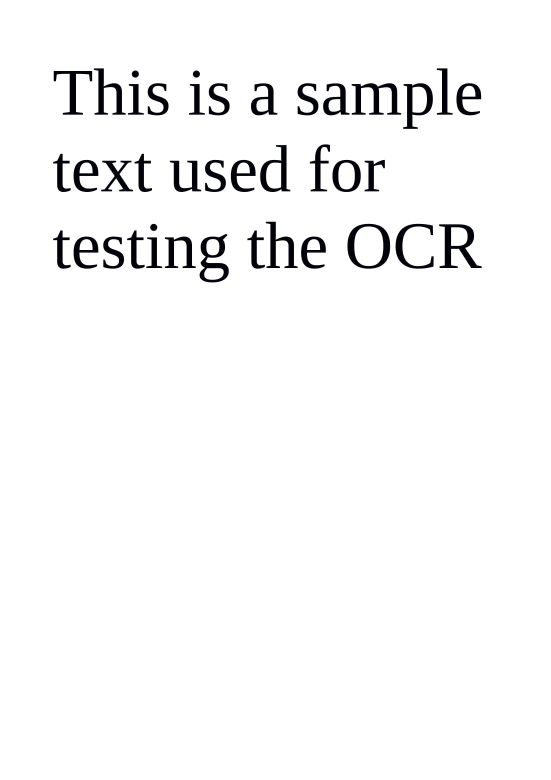
#> input picture paraSample.jpg, 1653 x 2339 px (shown at 1/3 size)
$ python cannyDet.py   (older library calls are emulated)
#> lines starting #> are read from the running program, lines starting #| are printed output that depends on the picture; after the words box and inside, x2 and y2 are one past the last pixel; in counts of white or black regions, pixels touching at a corner belong together
# import the necessary packages
import numpy as np
import cv2
from PIL import Image
import scipy.misc

def auto_canny(image, sigma=0.33):
	# compute the median of the single channel pixel intensities
	v = np.median(image)

	# apply automatic Canny edge detection using the computed median
	lower = int(max(0, (1.0 - sigma) * v))
	upper = int(min(255, (1.0 + sigma) * v))
	edged = cv2.Canny(image, lower, upper)

	# return the edged image
	return edged


# load the image, convert it to grayscale, and blur it slightly
image = cv2.imread("paraSample.jpg")
#> image is the input picture: shape (2339, 1653, 3); mean B, G, R 247.2, 247, 247
gray = cv2.cvtColor(image, cv2.COLOR_BGR2GRAY)
blurred = cv2.GaussianBlur(gray, (3, 3), 0)

# apply Canny edge detection using a wide threshold, tight
# threshold, and automatically determined threshold
auto = auto_canny(blurred)
#> in auto_canny, `v = np.median(image)`: v = 255
#> in auto_canny, `lower = int(max(0, (1.0 - sigma) * v))`: lower = 170
#> in auto_canny, `upper = int(min(255, (1.0 + sigma) * v))`: upper = 255
#> in auto_canny, `edged = cv2.Canny(image, lower, upper)`:
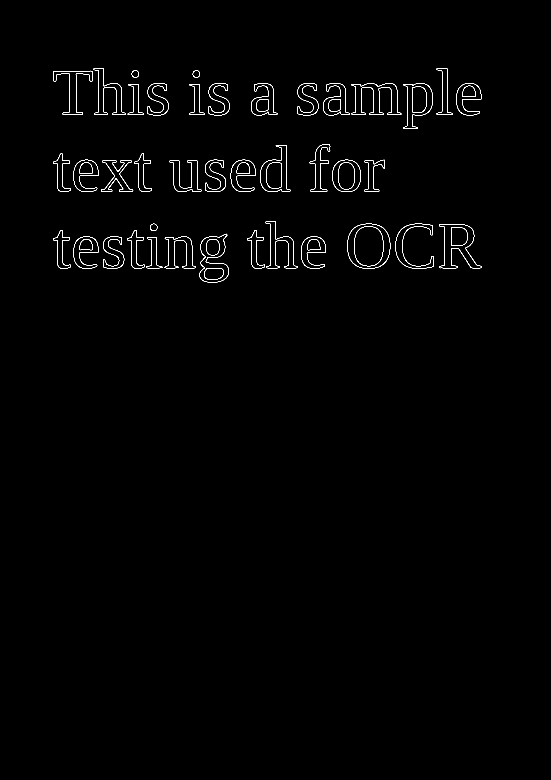
#> edged: shape (2339, 1653) (shown at 1/3 size); 0.54% white in thin lines or dots, all inside (x1, y1, x2, y2) = (159, 205, 1445, 848)

# show the images
'''cv2.imshow("Original", image)
cv2.imshow("Canny", auto)
cv2.waitKey(0)'''


#perform dilation on the image (to join all white spaces and form regions of text)
kernel = np.ones((8,8), np.uint8)  #can change value of 10 later

# The first parameter is the original image,
# kernel is the matrix with which image is
# convolved and third parameter is the number
# of iterations, which will determine how much
# you want to erode/dilate a given image.
img_dilation = cv2.dilate(auto, kernel, iterations=1)
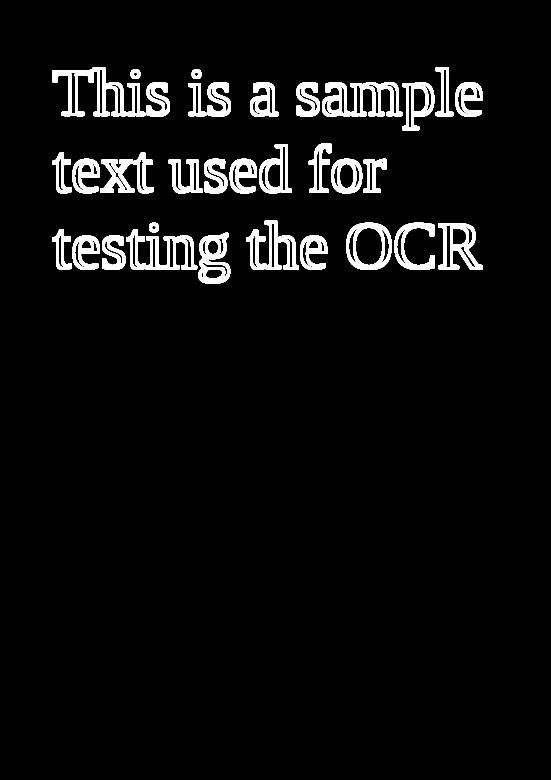
#> img_dilation: shape (2339, 1653) (shown at 1/3 size); 4.5% white; 34 white regions, largest, box (x1, y1, x2, y2) and area: (158, 202, 436, 349) 13128, (966, 246, 1208, 350) 12288, (378, 688, 592, 810) 10018

#cv2.imshow('Input', auto)
'''cv2.imshow('Dilation', img_dilation)

cv2.waitKey(0)'''


#detect region of text and crop it
# crop the middle portion of text by first detecting the leftmost, rightmost, topmost and bottom most while points
# and removing the area to its left /right / bottom / topmost

img2= img_dilation
print('dimensions of the image is : ',img2.shape)
#| dimensions of the image is :  (2339, 1653)

#the image is a numpy array
m , n = img2.shape
#> m = 2339; n = 1653
print(m)
#| 2339
print(n)
#| 1653

'''for i in range(0,m):
	for j in range(0,n):
		print(img2[i][j]),
	print('\n')'''

# 0 is for black, 255 is white
# save the top, left, right, bottom most white points

#topmost
flg=0

for i in range(0,m):
	for j in range(0,n):
		if img2[i][j]==255:
			top=i
			flg=1
			break
	if flg==1:
		break

print('topmost row with white = '+str(top))

#bottommost , start checking from bottom so that middle black lines not skipped
flg=0
for i in range(m-1,top,-1):
	for j in range(0,n):
		if img2[i][j]==255:
			bot=i
			flg=1
			break
	if flg==1:
		break;

print('bottommost row with white = '+str(bot))

#leftmost
flg=0
for j in range(0,n):
	for i in range(0,m):
		if img2[i][j]==255:
			lft=j
			flg=1
			break
	if flg==1:
		break
print('leftmost row with white = '+str(lft))

#rightmost
flg=0
for j in range(n-1,lft,-1):
	for i in range(0,m):
		if img2[i][j]==255:
			flg=1
			ryt=j;
			break
	if flg==1:
		break;

print('rightmost row with white = '+str(ryt))

#CROP the image
crop_img = image[top:bot, lft:ryt]
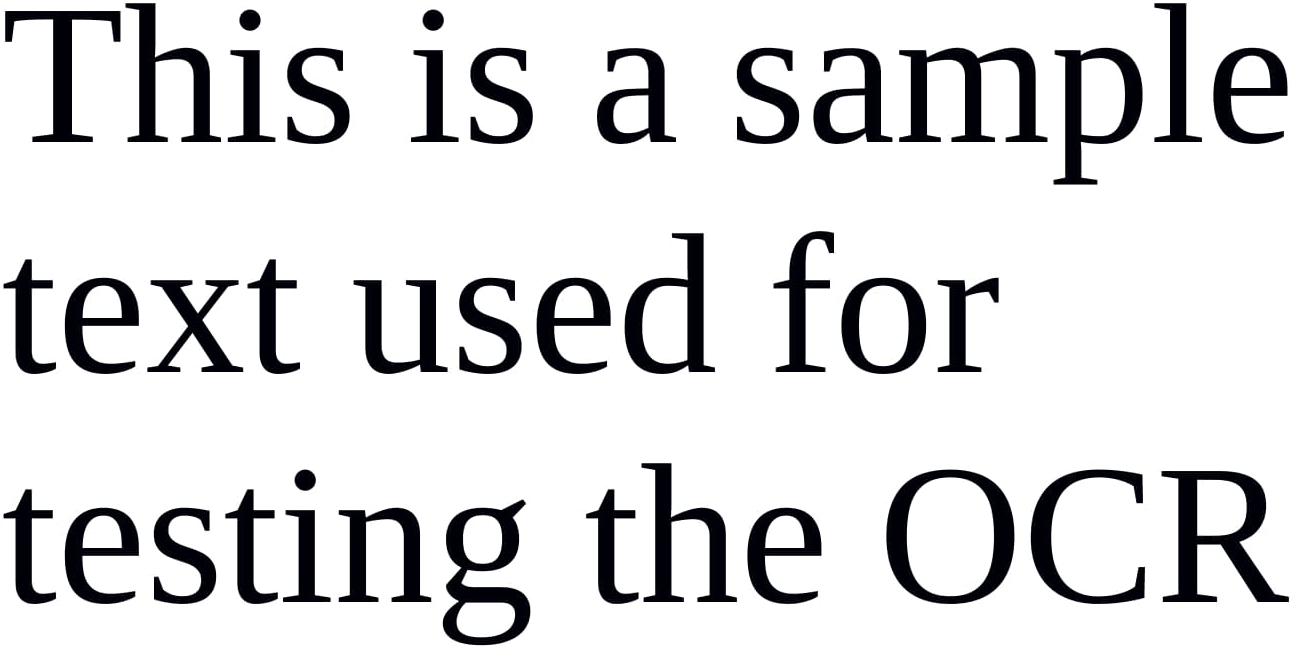
#> crop_img: shape (649, 1292, 3); mean B, G, R 219.2, 218.2, 218.2
'''cv2.imshow("cropped", crop_img)
cv2.waitKey(0)'''

scipy.misc.imsave('outfile.jpg', crop_img)

#increase contrast
def change_contrast(img, level):
#> called with level = 100
    factor = (259 * (level + 255)) / (255 * (259 - level))
#> factor = 2.27
    def contrast(c):
        return 128 + factor * (c - 128)
    return img.point(contrast)

finalimg=change_contrast(Image.open('outfile.jpg'), 100)
finalimg.save('bwsample2.jpg')


#make into black and white
bwimg=Image.open('bwsample2.jpg')
bwimg = bwimg.convert('1')
#> bwimg: PIL image 1292x649 1; 85.5% white; 40 black regions, largest, box (x1, y1, x2, y2) and area: (1161, 471, 1289, 602) 6105, (899, 48, 1048, 142) 5694, (886, 470, 1015, 604) 5506
bwimg.save('bwsample.jpg')
